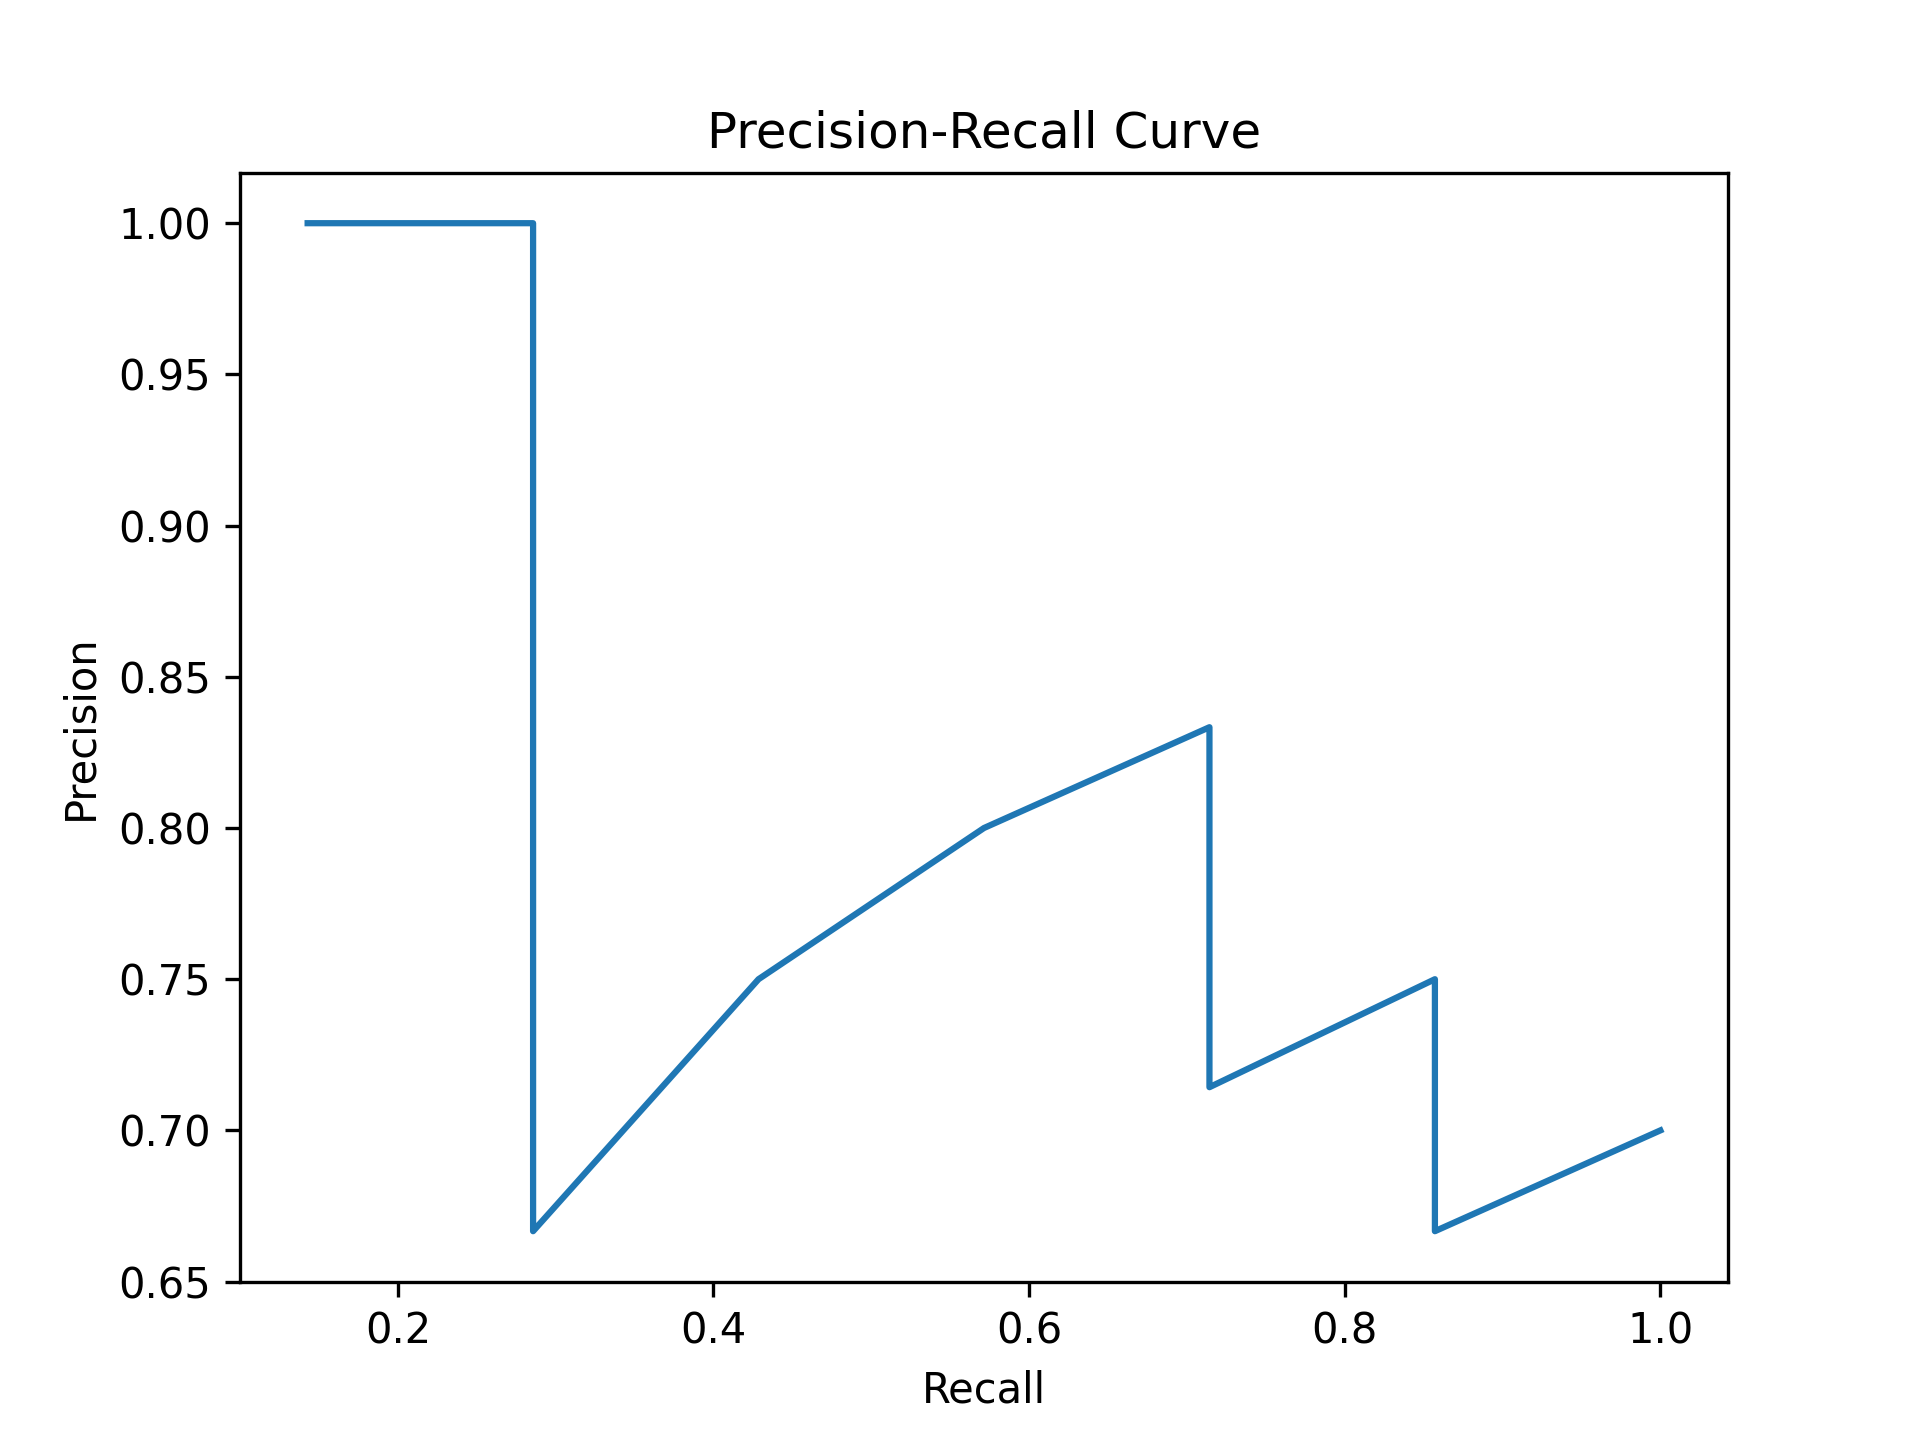

Write Python code to recreate this figure.
import matplotlib.pyplot as plt
import os

# 表1的排名结果
ranking = [{
    "rank": 1,
    "docID": 51,
    "graded_relevance": 4,
    "binary_relevance": 1
}, {
    "rank": 2,
    "docID": 501,
    "graded_relevance": 1,
    "binary_relevance": 1
}, {
    "rank": 3,
    "docID": 21,
    "graded_relevance": 0,
    "binary_relevance": 0
}, {
    "rank": 4,
    "docID": 75,
    "graded_relevance": 3,
    "binary_relevance": 1
}, {
    "rank": 5,
    "docID": 321,
    "graded_relevance": 4,
    "binary_relevance": 1
}, {
    "rank": 6,
    "docID": 38,
    "graded_relevance": 1,
    "binary_relevance": 1
}, {
    "rank": 7,
    "docID": 521,
    "graded_relevance": 0,
    "binary_relevance": 0
}, {
    "rank": 8,
    "docID": 412,
    "graded_relevance": 1,
    "binary_relevance": 1
}, {
    "rank": 9,
    "docID": 331,
    "graded_relevance": 0,
    "binary_relevance": 0
}, {
    "rank": 10,
    "docID": 101,
    "graded_relevance": 2,
    "binary_relevance": 1
}]

# 计算Precision和Recall
precision = []
recall = []
relevant_docs = sum(doc["binary_relevance"] for doc in ranking)
retrieved_docs = 0
relevant_retrieved_docs = 0

for doc in ranking:
    retrieved_docs += 1
    if doc["binary_relevance"] == 1:
        relevant_retrieved_docs += 1
    precision.append(relevant_retrieved_docs / retrieved_docs)
    recall.append(relevant_retrieved_docs / relevant_docs)

# 绘制PR曲线
plt.plot(recall, precision)
plt.xlabel('Recall')
plt.ylabel('Precision')
plt.title('Precision-Recall Curve')
plt.savefig(os.path.dirname(__file__) + '/Exercise-3.png', dpi=300)
plt.show()